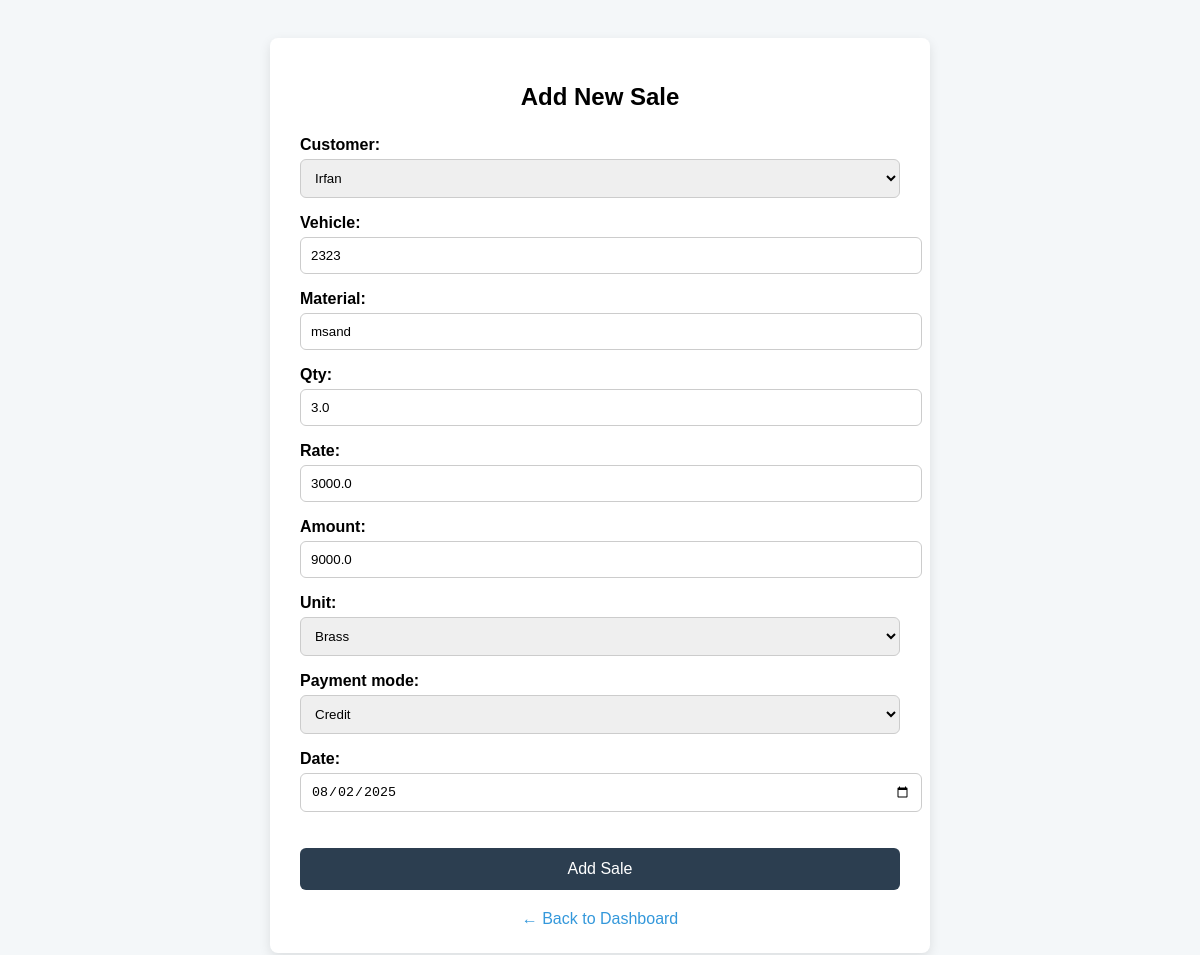
Page /edit/1/ on the committed database.
### sales/models.py (models this page shows, shortened)
class Sale(models.Model):
    PAYMENT_CHOICES = [
        ("Cash", "Cash"),
        ("Credit", "Credit"),
        ("UPI", "UPI"),
        ("Bank", "Bank"),
    ]
    UNIT_CHOICES = [("Brass", "Brass"),("Ton", "Ton"), ("Cubic Meter", "Cubic Meter")]
    customer = models.ForeignKey(Customer, on_delete=models.CASCADE)
    vehicle = models.CharField(max_length=100)
    material = models.CharField(max_length=100)
    qty = models.FloatField()
    rate = models.FloatField()
    amount = models.FloatField()
    unit = models.CharField(max_length=20, choices=UNIT_CHOICES)
    payment_mode = models.CharField(max_length=20, choices=PAYMENT_CHOICES)
    date = models.DateField()

### sales/views.py (the view)
# urls.py: path('edit/<int:pk>/', sale_update, name='sale_edit'),
def sale_update(request, pk):
    sale = get_object_or_404(Sale, pk=pk)
    old_amount = sale.amount
    old_payment_mode = sale.payment_mode
    old_date = sale.date
    if request.method == 'POST':
        form = SaleForm(request.POST, instance=sale)
        if form.is_valid():
            updated_sale = form.save(commit=False)
            updated_sale.amount = updated_sale.qty * updated_sale.rate
            updated_sale.save()
            if old_payment_mode == 'Credit':
                CustomerStatement.objects.filter(
                    customer=sale.customer,
                    date=old_date,
                    credit=old_amount,
                    description__icontains="Credit Sale"
                ).delete()
            if updated_sale.payment_mode == "Credit":
                last_entry = CustomerStatement.objects.filter(
                    customer=updated_sale.customer
                ).order_by('-date', '-id').first()
                previous_balance = last_entry.balance if last_entry else updated_sale.customer.opening_balance
                new_balance = previous_balance + updated_sale.amount
                CustomerStatement.objects.create(
                    customer=updated_sale.customer,
                    date=updated_sale.date,
                    description=f"Credit Sale - {updated_sale.material} (Qty: {updated_sale.qty} {updated_sale.unit})",
                    credit=updated_sale.amount,
                    debit=0,
                    balance=new_balance
                )
            return redirect('sales_dashboard')
    else:
        form = SaleForm(instance=sale)
    return render(request, 'create_sale.html', {'form': form})

### sales/forms.py
class SaleForm(forms.ModelForm):
    class Meta:
        model = Sale
        fields = ['customer', 'vehicle', 'material', 'qty', 'rate', 'amount', 'unit', 'payment_mode', 'date']
        widgets = {
            'date': forms.DateInput(attrs={'type': 'date'}),
            'amount': forms.NumberInput(attrs={'readonly': 'readonly'}),
        }

### customer/models.py (called while the page is built)
    def __str__(self):
        return self.name

### sales/templates/create_sale.html (shortened to what this page needs)
<!DOCTYPE html>
<html lang="en">
<head>
</head>
<body>
<div class="container">
    <h2>Add New Sale</h2>
    <form method="post" id="saleForm">
        {{ form.as_p }}
        <button type="submit">Add Sale</button>
    </form>
    <a href="{% url 'sales_dashboard' %}" class="back-link">← Back to Dashboard</a>
</div>
</body>
</html>

### sales/templates/create_sale.html (style rules this page uses)
body { font-family: Arial, sans-serif; background-color: #f4f7f9; padding: 30px; }
.container { background-color: #fff; padding: 25px 30px; border-radius: 8px; box-shadow: 0 4px 12px rgba(0,0,0,0.1); max-width: 600px; margin: auto; }
h2 { text-align: center; margin-bottom: 25px; }
form label { font-weight: bold; margin-top: 15px; display: block; }
form input, form select { width: 100%; padding: 10px; margin-top: 5px; border-radius: 6px; border: 1px solid #ccc; }
form button { margin-top: 20px; width: 100%; padding: 12px; background-color: #2c3e50; color: #fff; font-size: 16px; border: none; border-radius: 6px; cursor: pointer; }
.back-link { display: block; text-align: center; margin-top: 20px; color: #3498db; text-decoration: none; }

### rows in the picture
Sale: customer "Irfan", vehicle "2323", material "msand", qty "3.0", rate "3000.0", amount "9000.0", unit "Brass", payment_mode "Credit", date "08/02/2025"
